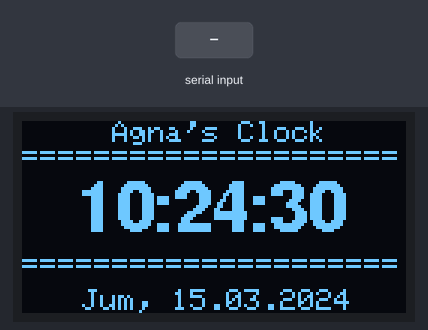
Bench run of a sketch on a simulated Arduino Uno, built with avr-gcc and run on an emulated ATmega328P. Shown: 128×64 one-colour display. The test bench sets the inputs (shaded band). The local clock reads 2024-03-15 10:24:30 at power-on unless the sketch sets it; what the sketch prints to the serial monitor is not drawn.

Above: at 0.1 s.
At 1.2 s:
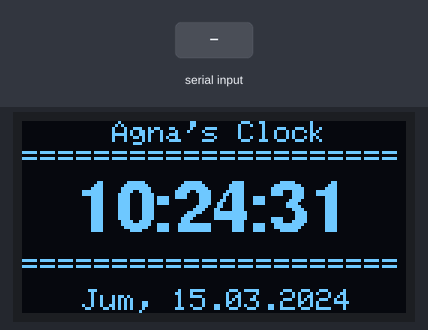
1.3 s: "SET\n" received over Serial
At 2.8 s:
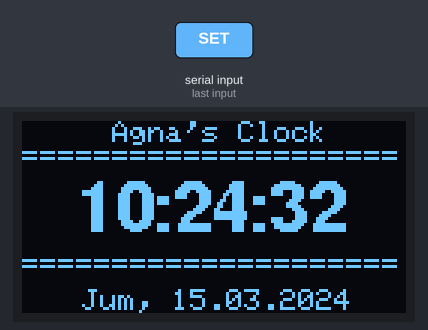
Timing chart, 0 to 4.3 s (numbered marks = the images above; inputs shaded):
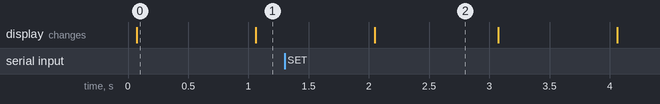

Measured:
- what the display in image 0 shows lasts 1.0 s, from 0.1 s to 1.1 s

The sketch:

projekjam.ino
```cpp
#include <Wire.h>
#include <Adafruit_GFX.h>
#include <Adafruit_SSD1306.h>
#include <RTClib.h>

// Font tambahan
#include <Fonts/FreeSansBold12pt7b.h>
#include <Fonts/FreeSans9pt7b.h>

#define SCREEN_WIDTH 128
#define SCREEN_HEIGHT 64
#define OLED_RESET -1
Adafruit_SSD1306 display(SCREEN_WIDTH, SCREEN_HEIGHT, &Wire, OLED_RESET);

RTC_DS1307 rtc;

// Nama hari
const char* daysOfTheWeek[7] = {
  "Min", "Sen", "Sel", "Rab", "Kam", "Jum", "Sab"
};

void setup() {
  Serial.begin(115200);

  // OLED
  if (!display.begin(SSD1306_SWITCHCAPVCC, 0x3C)) {
    Serial.println(F("OLED gagal"));
    while (true);
  }
  display.clearDisplay();

  // RTC
  if (!rtc.begin()) {
    Serial.println("RTC tidak ditemukan!");
    while (1);
  }

  if (!rtc.isrunning()) {
    Serial.println("RTC tidak berjalan, atur ke waktu kompilasi");
    rtc.adjust(DateTime(F(__DATE__), F(__TIME__)));
  }

  Serial.println("Ketik SET hh mm ss dd MM yyyy untuk set waktu");
  Serial.println("Contoh: SET 14 30 00 11 08 2025");
}

void loop() {
  // Cek apakah ada perintah set waktu dari Serial
  if (Serial.available()) {
    String cmd = Serial.readStringUntil('\n');
    cmd.trim();
    if (cmd.startsWith("SET")) {
      int hh, mm, ss, d, m, y;
      if (sscanf(cmd.c_str(), "SET %d %d %d %d %d %d", &hh, &mm, &ss, &d, &m, &y) == 6) {
        rtc.adjust(DateTime(y, m, d, hh, mm, ss));
        Serial.println("Waktu berhasil diatur!");
      } else {
        Serial.println("Format salah! Gunakan: SET hh mm ss dd MM yyyy");
      }
    }
  }

  DateTime now = rtc.now();

  display.clearDisplay();

  // === HEADER ===
  display.setFont();
  display.setTextSize(1);
  display.setTextColor(WHITE);
  display.setCursor(30, 0);
  display.print("Agna's Clock");
  // === JAM ===
  display.setFont(&FreeSansBold12pt7b);
  char timeStr[9];
  sprintf(timeStr, "%02d:%02d:%02d", now.hour(), now.minute(), now.second());
  display.setCursor(17, 36);
  display.print(timeStr);
  display.setFont();
  display.setTextSize(1);
  display.setCursor(0, 8);
  display.print("=====================");
  display.setCursor(0, 44);
  display.print("=====================");
  // === HARI & TANGGAL ===
  display.setFont();
  display.setTextSize(1); // ukuran teks 1 (default)
  display.setCursor(20, 56);
  display.printf("%s, %02d.%02d.%04d",
               daysOfTheWeek[now.dayOfTheWeek()],
               now.day(), now.month(), now.year());


  display.display();
}
```
